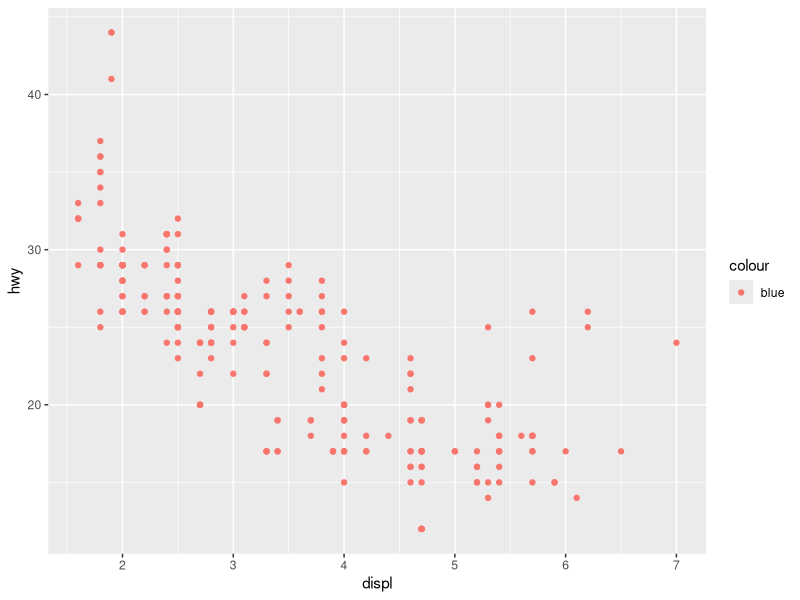
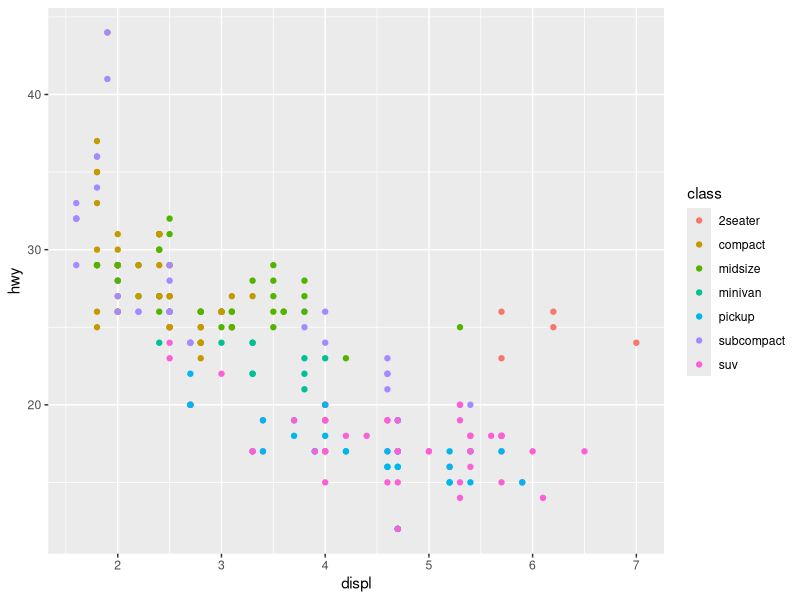
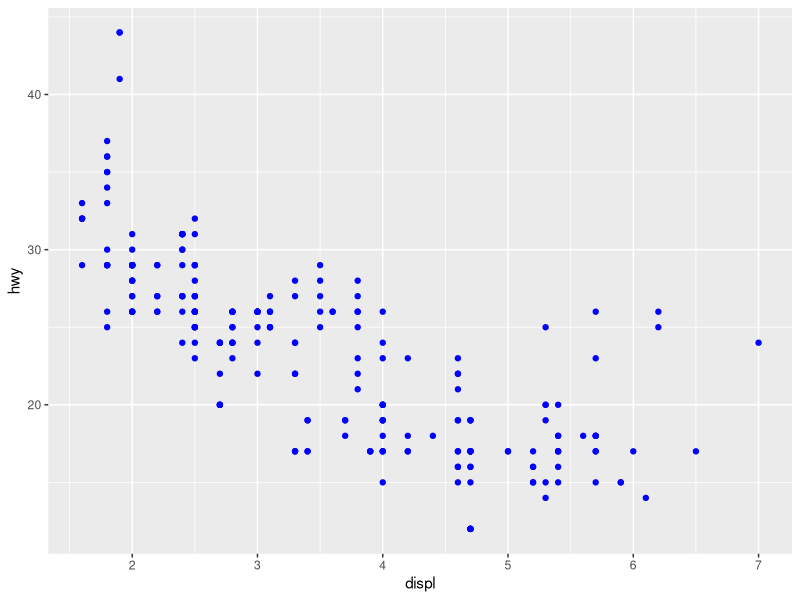
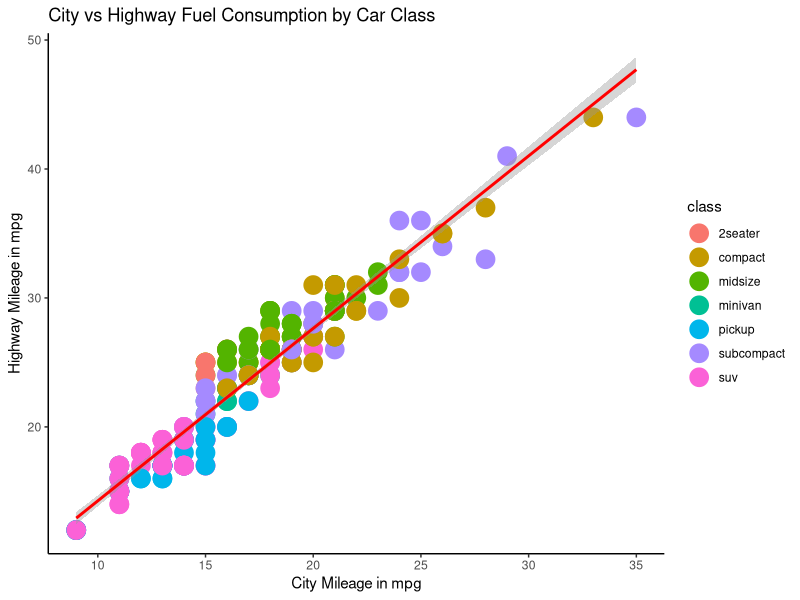
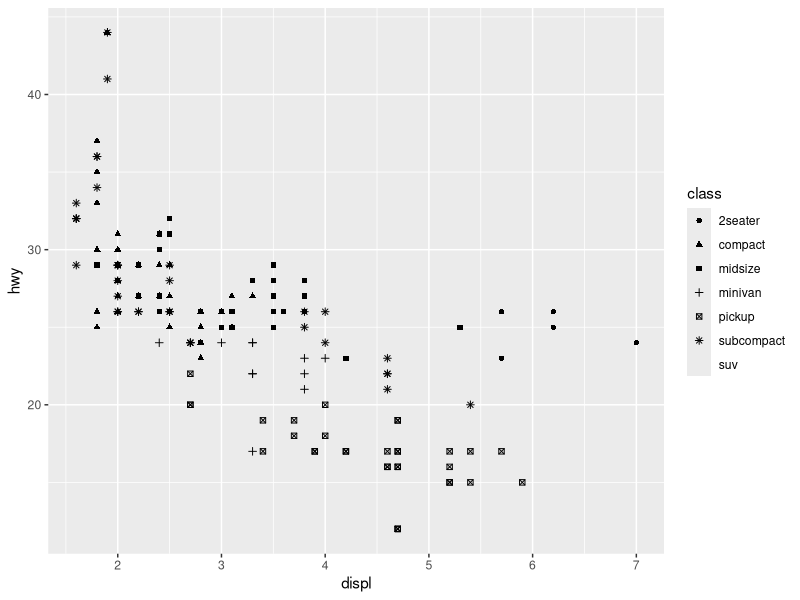
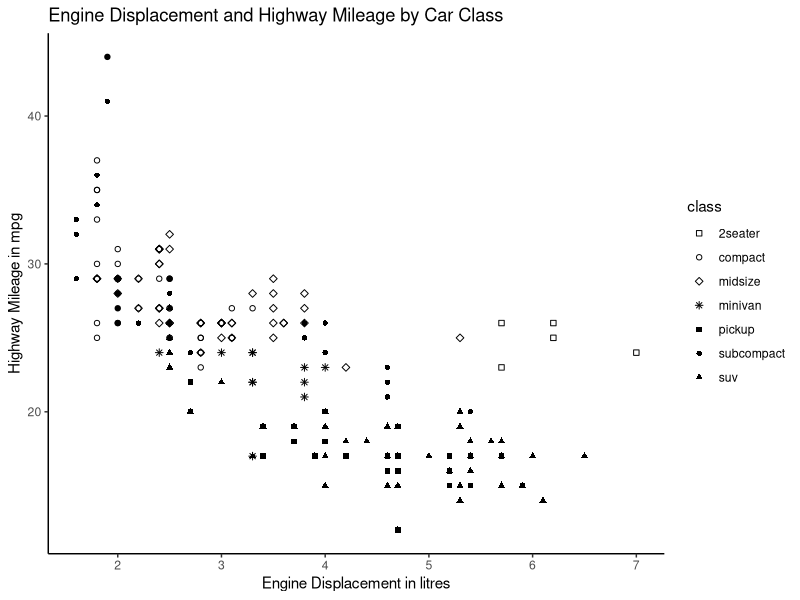
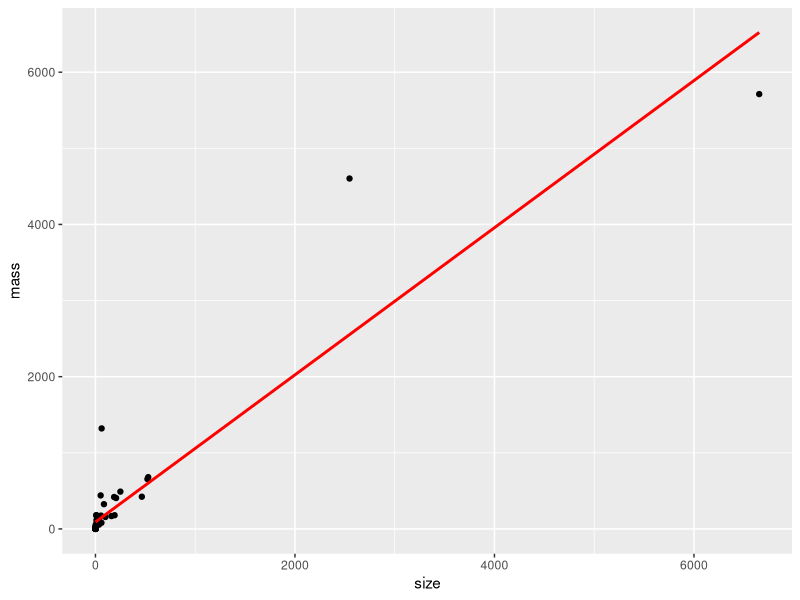
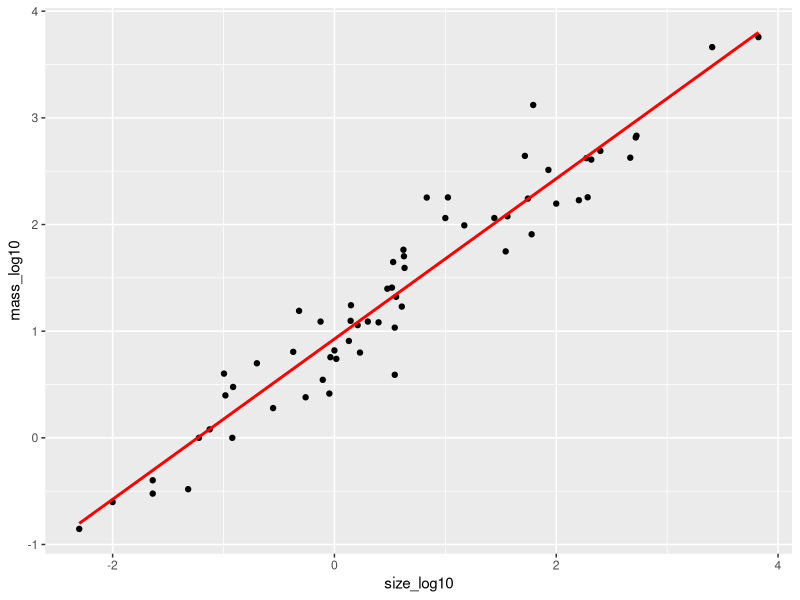

Here is the R script that generated these plots, in order:
## ---- chunk 1
library(tidyverse)
## ---- chunk 2
data(mpg)
# First way is to use nrow and ncol functions to count the number of rows and columns, respectively
ncol(mpg) 
nrow(mpg)

#Second way by calling dimensions of the mpg dataset
dim(mpg)

# A third way is to make a vector of the column names and use the length function to count the number of characters/objects in the vector. Repeat for row names.
mpg_columns <- colnames(mpg)
length(mpg_columns)
mpg_rows <- rownames(mpg)
length(mpg_rows)
## ---- chunk 3
ggplot(data = mpg) + 
  geom_point(mapping = aes(x = displ, y = hwy, color = "blue"))
## ---- chunk 4
# To color by a variable (such as class)
ggplot(data = mpg) + 
  geom_point(mapping = aes(x = displ, y = hwy, color = class))
## ---- chunk 5
# To color so all points are blue
ggplot(data = mpg) + 
  geom_point(mapping = aes(x = displ, y = hwy), color = "blue")
## ---- chunk 6
# mpg$class_numeric = sapply(mpg$class, convert_class_int, USE.NAMES = FALSE)
## ---- chunk 7
mpg$class_numeric <- as.integer(factor(
  mpg$class,
  levels = c("2seater", "subcompact", "compact", "midsize", "minivan", "suv", "pickup"),
  ordered = TRUE
))
## ---- chunk 8
ggplot(data = mpg, mapping = aes(x = cty, y = hwy))+
  geom_point(mapping = aes(color = class), size = 6)+
  geom_smooth(method = "lm", color = "red")+
  labs(title = "City vs Highway Fuel Consumption by Car Class", x = "City Mileage in mpg", y = "Highway Mileage in mpg")+
  theme_classic()
## ---- chunk 9
mpg[which(mpg$cty == 15 & mpg$class == "subcompact"), c("manufacturer", "model")]
## ---- chunk 10
ggplot(data = mpg) + 
  geom_point(mapping = aes(x = displ, y = hwy, shape = class))
## ---- chunk 11
ggplot(data = mpg) + 
  geom_point(mapping = aes(x = displ, y = hwy, shape = class))+
  scale_shape_manual(values = c(0,1,5,8,15,16,17))+
  labs(title = "Engine Displacement and Highway Mileage by Car Class",
       x = "Engine Displacement in litres",
       y = "Highway Mileage in mpg")+
  theme_classic()
## ---- chunk 12
x <- c(3.385,0.48,1.35,465,36.33,27.66,14.83,1.04,4.19,0.425,0.101,0.92,1,0.005,0.06,3.5,2,1.7,2547,0.023,187.1,521,0.785,10,3.3,0.2,1.41,529,207,85,0.75,62,6654,3.5,6.8,35,4.05,0.12,0.023,0.01,1.4,250,2.5,55.5,100,52.16,10.55,0.55,60,3.6,4.288,0.28,0.075,0.122,0.048,192,3,160,0.9,1.62,0.104,4.235)
y <- c(44.5,15.5,8.1,423,119.5,115,98.2,5.5,58,6.4,4,5.7,6.6,0.14,1,10.8,12.3,6.3,4603,0.3,419,655,3.5,115,25.6,5,17.5,680,406,325,12.3,1320,5712,3.9,179,56,17,1,0.4,0.25,12.5,490,12.1,175,157,440,179.5,2.4,81,21,39.2,1.9,1.2,3,0.33,180,25,169,2.6,11.4,2.5,50.4)
## ---- chunk 13
sizeMass <- data.frame(size = x, mass = y)
## ---- chunk 14
ggplot(sizeMass, aes(size, mass)) +
  geom_point() +
  geom_smooth(method = "lm", color = "red", se = FALSE)

## ---- chunk 15
# Method 1
sizeMass.log10 <- cbind(sizeMass, size_log10 = log10(x), mass_log10 = log10(y))
ggplot(sizeMass.log10, aes(size_log10, mass_log10)) +
  geom_point() +
  geom_smooth(method = "lm", color = "red", se = FALSE)

## ---- chunk 16
# Method 2
ggplot(sizeMass, aes(size, mass)) +
  scale_x_log10()+
  scale_y_log10()+
  geom_point() +
  geom_smooth(method = "lm", color = "red", se = FALSE)

